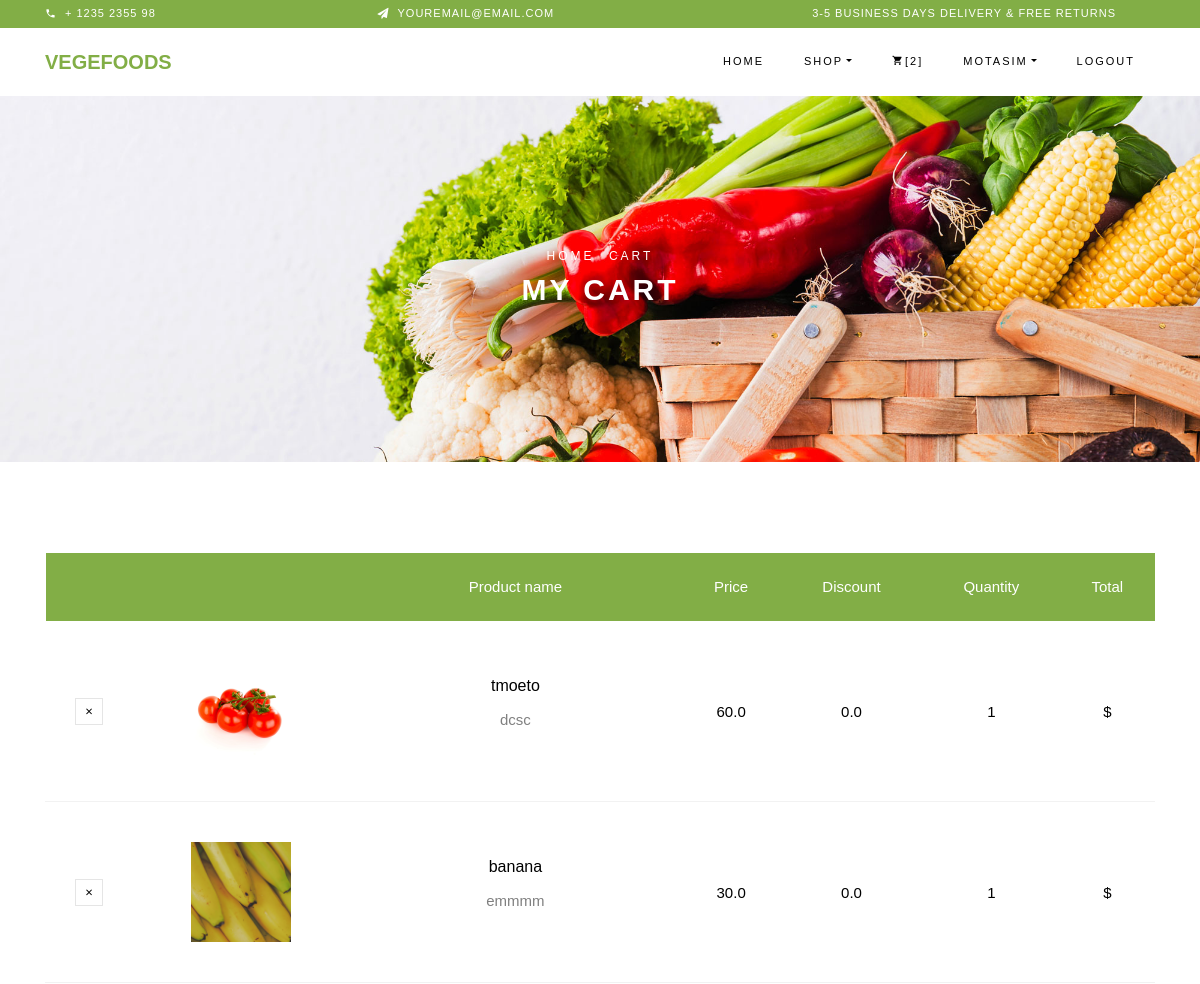
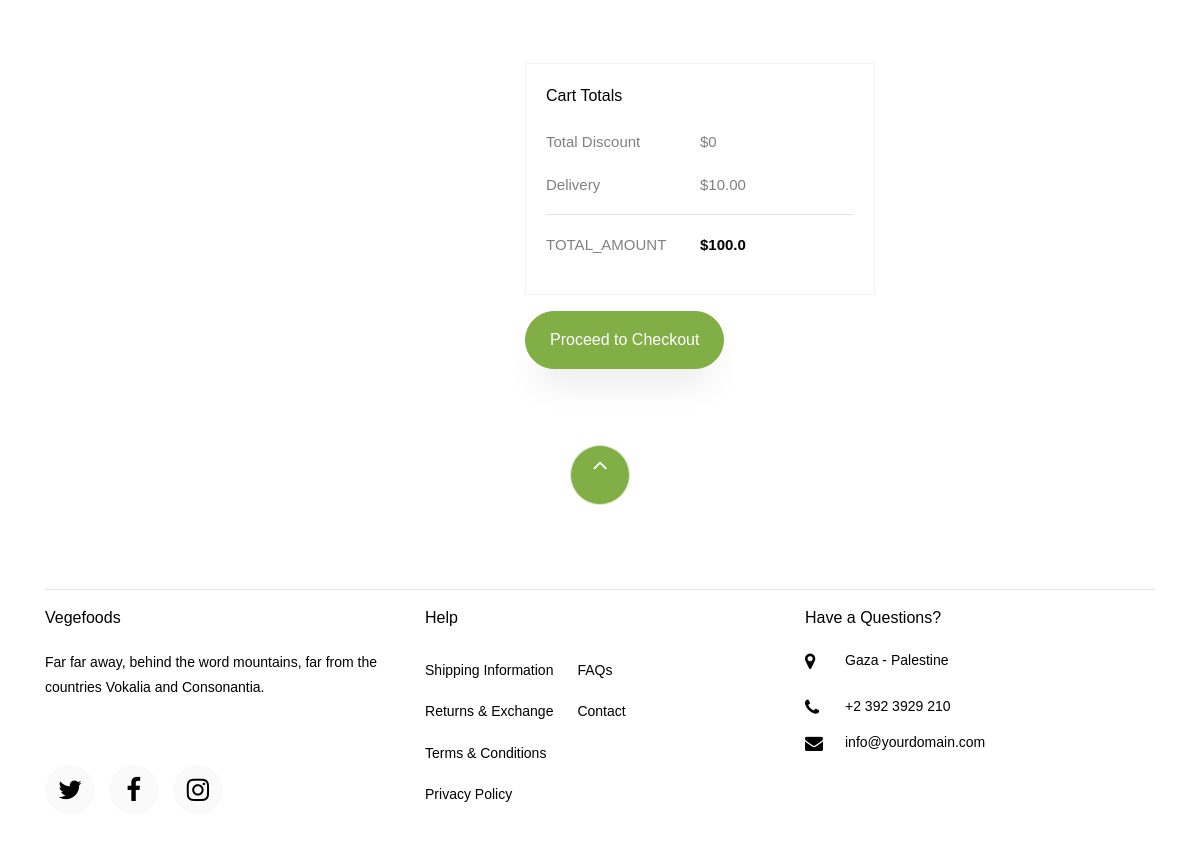
The app's page /cart (signed in) with its own data (2 pictures, top to bottom).
### vegfod_app/models.py (models this page shows, shortened)
class Cart(models.Model):
    user = models.ForeignKey(User,on_delete=models.CASCADE)
    product = models.ForeignKey(Product,on_delete=models.CASCADE)
    quantity = models.PositiveIntegerField(default=1)

class Product(models.Model):
    choices= [
        ('Vegetables','Vegetables'),
        ('Fruits','Fruits'),
        ('Juice','Juice'),
        ('Dried','Dried'),
    ]
    name = models.CharField(max_length=50)
    price = models.FloatField()
    discount  = models.FloatField(blank=True,null=True,default=0)
    image = models.ImageField()
    category = models.CharField(choices=choices,max_length=50)
    description = models.TextField()

### vegfod_app/views.py (the view)
# urls.py: path('cart',views.Carts,name='cart'),
@login_required
def Carts(request):
    totalitem = 0
    user = request.user
    cart_items = Cart.objects.filter(user=user)
    totalitem = len(cart_items)
    if len(cart_items)== 0:
        cart_len= True
    else:
        cart_len=False
    amount = 10
    tempamount = 0
    af_dis = 0
    dis =0
    cart_product = [p for p in Cart.objects.all() if p.user == user]
    if cart_product:
        for p in cart_product:
            if p.product.discount == 0 :
                tempamount = (p.quantity * p.product.price)
                amount = amount+tempamount
            else:
                dis = p.quantity * p.product.discount
                af_dis = (p.product.price-p.product.discount)
                tempamount = (p.quantity * af_dis)
                amount = amount+tempamount
    return render(request, 'cart.html', {'cart_items': cart_items,'cart_len':cart_len,'amount':amount,'tempamount':tempamount,'dis':dis,'totalitem':totalitem})

### templates/cart.html (shortened to what this page needs)
{% extends 'base.html' %}
{% load static %}
{% block content %}
    <div class="hero-wrap hero-bread" style="background-image: url({% static 'images/bg_1.jpg' %});">
      <div class="container">
        <div class="row no-gutters slider-text align-items-center justify-content-center">
          <div class="col-md-9 ftco-animate text-center">
          	<p class="breadcrumbs"><span class="mr-2"><a href="/">Home</a></span> <span>Cart</span></p>
            <h1 class="mb-0 bread">My Cart</h1>
          </div>
        </div>
      </div>
    </div>
	 	{% if not cart_len %}
    <section class="ftco-section ftco-cart">
			<div class="container">
				<div class="row">
    			<div class="col-md-12 ftco-animate">
    				<div class="cart-list">
	    				<table class="table">
						    <thead class="thead-primary">
						      <tr class="text-center">
						        <th>&nbsp;</th>
						        <th>&nbsp;</th>
						        <th>Product name</th>
						        <th>Price</th>
								<th>Discount</th>
						        <th>Quantity</th>
						        <th>Total</th>
						      </tr>
						    </thead>
						    <tbody>
								{% for item in cart_items %}
								<tr class="text-center">
						        <td class="product-remove"><a href="{% url 'delete_from_cart' item.id %}"><span class="ion-ios-close"></span></a></td>
						        <td class="image-prod"><div class="img" style="background-image:url({{item.product.image.url}});"></div></td>
						        <td class="product-name">
						        	<h3>{{item.product.name}}</h3>
						        	<p>{{item.product.description}}</p>
						        </td>
						        <td class="price">{{item.product.price}}</td>
								<td class="price">{{item.product.discount}}</td>
						        <td class="total">{{item.quantity}}</td>
							 	<td class="total">$</td>
						      </tr>
        						{% endfor %}
						    </tbody>
						  </table>
					  </div>
    			</div>
    		</div>
    		<div class="row justify-content-end">
    			<div class="col-lg-4 mt-5 cart-wrap ftco-animate" style = " margin-right:280px">
    				<div class="cart-total mb-3">
    					<h3>Cart Totals</h3>
    					<p class="d-flex">
    						<span>Total Discount</span>
    						<span>${{dis}}</span>
    					</p>
    					<p class="d-flex">
    						<span>Delivery</span>
    						<span>$10.00</span>
    					</p>
    					<hr>
    					<p class="d-flex total-price">
    						<span>Total_Amount</span>
    						<span>${{amount}}</span>
    					</p>
    				</div>
    				<p><a href="/checkout" class="btn btn-primary py-3 px-4">Proceed to Checkout</a></p>
    			</div>
    		</div>
			</div>
		</section>
{% endif %}
{% endblock %}

### templates/base.html (shortened to what this page needs)
{% load static %}
<!DOCTYPE html>
<html lang="en">
  <head>
    <link rel="stylesheet" href="{% static 'css/open-iconic-bootstrap.min.css' %}">
    <link rel="stylesheet" href="{% static 'css/animate.css' %}">
    <link rel="stylesheet" href="{% static 'css/owl.carousel.min.css' %}">
    <link rel="stylesheet" href="{% static 'css/owl.theme.default.min.css' %}">
    <link rel="stylesheet" href="{% static 'css/magnific-popup.css' %}">
    <link rel="stylesheet" href="{% static 'css/aos.css' %}">
    <link rel="stylesheet" href="{% static 'css/ionicons.min.css' %}">
    <link rel="stylesheet" href="{% static 'css/bootstrap-datepicker.css' %}">
    <link rel="stylesheet" href="{% static 'css/jquery.timepicker.css' %}">
    <link rel="stylesheet" href="{% static 'css/flaticon.css' %}">
    <link rel="stylesheet" href="{% static 'css/icomoon.css' %}">
    <link rel="stylesheet" href="{% static 'css/style.css' %}">
  </head>
  <body class="goto-here">
		<div class="py-1 bg-primary">
    	<div class="container">
    		<div class="row no-gutters d-flex align-items-start align-items-center px-md-0">
	    		<div class="col-lg-12 d-block">
		    		<div class="row d-flex">
		    			<div class="col-md pr-4 d-flex topper align-items-center">
					    	<div class="icon mr-2 d-flex justify-content-center align-items-center"><span class="icon-phone2"></span></div>
						    <span class="text">+ 1235 2355 98</span>
					    </div>
					    <div class="col-md pr-4 d-flex topper align-items-center">
					    	<div class="icon mr-2 d-flex justify-content-center align-items-center"><span class="icon-paper-plane"></span></div>
						    <span class="text">youremail@email.com</span>
					    </div>
					    <div class="col-md-5 pr-4 d-flex topper align-items-center text-lg-right">
						    <span class="text">3-5 Business days delivery &amp; Free Returns</span>
					    </div>
				    </div>
			    </div>
		    </div>
		  </div>
    </div>
    <nav class="navbar navbar-expand-lg navbar-dark ftco_navbar bg-dark ftco-navbar-light" id="ftco-navbar">
	    <div class="container">
	      <a class="navbar-brand" href="/">Vegefoods</a>
	      <div class="collapse navbar-collapse" id="ftco-nav">
	        <ul class="navbar-nav ml-auto">
            {% if not request.user.is_authenticated %}
            <li class="nav-item"><a href="{% url 'index' %}" class="nav-link">Home</a></li>
            <li class="nav-item active dropdown">
              <a class="nav-link dropdown-toggle" href="#" id="dropdown04" data-toggle="dropdown" aria-haspopup="true" aria-expanded="false">Shop</a>
              <div class="dropdown-menu" aria-labelledby="dropdown04">
              	<a class="dropdown-item" href="/shop">Shop</a>
              	<a class="dropdown-item" href="/wishlist">Wishlist</a>
                <a class="dropdown-item" href="/cart">My Cart</a>
              </div>
            </li>
            <li class="nav-item"><a href="{% url 'login' %}" class="nav-link">login</a></li>
            <li class="nav-item"><a href="{% url 'signup' %}" class="nav-link">register</a></li>
            {% else %}
            <li class="nav-item"><a href="{% url 'index' %}" class="nav-link">Home</a></li>
            <li class="nav-item active dropdown">
              <a class="nav-link dropdown-toggle" href="#" id="dropdown04" data-toggle="dropdown" aria-haspopup="true" aria-expanded="false">Shop</a>
            </li>
            <li class="nav-item cta cta-colored"><a href="/cart" class="nav-link"><span class="icon-shopping_cart"></span>[{{totalitem}}]</a></li>
            <li class="nav-item active dropdown">
              <a class="nav-link dropdown-toggle" href="#" id="dropdown04" data-toggle="dropdown" aria-haspopup="true" aria-expanded="false">{{user.username}}</a>
            </li><li class="nav-item"><a href="{% url 'logout' %}" class="nav-link">logout</a></li>
	        </ul>
          {% endif %}
	      </div>
	    </div>
	  </nav>
{% block content %}
{% endblock  %}
  <footer class="ftco-footer ftco-section">
    <div class="container">
        <div class="row">
            <div class="mouse">
                      <a href="#" class="mouse-icon">
                          <div class="mouse-wheel"><span class="ion-ios-arrow-up"></span></div>
                      </a>
                  </div>
        </div>
        <hr>
      <div class="row mb-5">
        <div class="col-md">
          <div class="ftco-footer-widget mb-4">
            <h2 class="ftco-heading-2">Vegefoods</h2>
            <p>Far far away, behind the word mountains, far from the countries Vokalia and Consonantia.</p>
            <ul class="ftco-footer-social list-unstyled float-md-left float-lft mt-5">
              <li class="ftco-animate"><a href="#"><span class="icon-twitter"></span></a></li>
              <li class="ftco-animate"><a href="#"><span class="icon-facebook"></span></a></li>
              <li class="ftco-animate"><a href="#"><span class="icon-instagram"></span></a></li>
            </ul>
          </div>
        </div>
        <div class="col-md-4">
           <div class="ftco-footer-widget mb-4">
            <h2 class="ftco-heading-2">Help</h2>
            <div class="d-flex">
                <ul class="list-unstyled mr-l-5 pr-l-3 mr-4">
                  <li><a href="#" class="py-2 d-block">Shipping Information</a></li>
                  <li><a href="#" class="py-2 d-block">Returns &amp; Exchange</a></li>
                  <li><a href="#" class="py-2 d-block">Terms &amp; Conditions</a></li>
                  <li><a href="#" class="py-2 d-block">Privacy Policy</a></li>
                </ul>
                <ul class="list-unstyled">
                  <li><a href="#" class="py-2 d-block">FAQs</a></li>
                  <li><a href="#" class="py-2 d-block">Contact</a></li>
                </ul>
              </div>
          </div>
        </div>
        <div class="col-md">
          <div class="ftco-footer-widget mb-4">
              <h2 class="ftco-heading-2">Have a Questions?</h2>
              <div class="block-23 mb-3">
                <ul>
                  <li><span class="icon icon-map-marker"></span><span class="text">Gaza - Palestine</span></li>
                  <br>
                  <li><a href="#"><span class="icon icon-phone"></span><span class="text">+2 392 3929 210</span></a></li>
                  <li><a href="#"><span class="icon icon-envelope"></span><span class="text">info@yourdomain.com</span></a></li>
                </ul>
              </div>
          </div>
        </div>
      </div>
    </div>
  </footer>
</body>
</html>

### vegfod_app/static/css/icomoon.css (style rules this page uses)
[class^="icon-"], [class*=" icon-"] { font-family: 'icomoon' !important; speak: none; font-style: normal; font-weight: normal; font-variant: normal; text-transform: none; line-height: 1; -webkit-font-smoothing: antialiased; -moz-osx-font-smoothing: grayscale; }
.icon-map-marker:before { content: "\f041"; }
.icon-phone:before { content: "\f095"; }
.icon-twitter:before { content: "\f099"; }
.icon-facebook:before { content: "\f09a"; }
.icon-envelope:before { content: "\f0e0"; }
.icon-instagram:before { content: "\f16d"; }
.icon-paper-plane:before { content: "\f1d8"; }
.icon-phone2:before { content: "\e0cd"; }
.icon-shopping_cart:before { content: "\e8cc"; }

### records on screen
Cart: product.image (picture), product.name "tmoeto", product.description "dcsc", product.price "60.0", product.discount "0.0", quantity "1"
Cart: product.image (picture), product.name "banana", product.description "emmmm", product.price "30.0", product.discount "0.0", quantity "1"

### other values on screen
{{ totalitem }} "2"
{{ user.username }} "MOTASIM"
{{ dis }} "0"
{{ amount }} "100.0"
